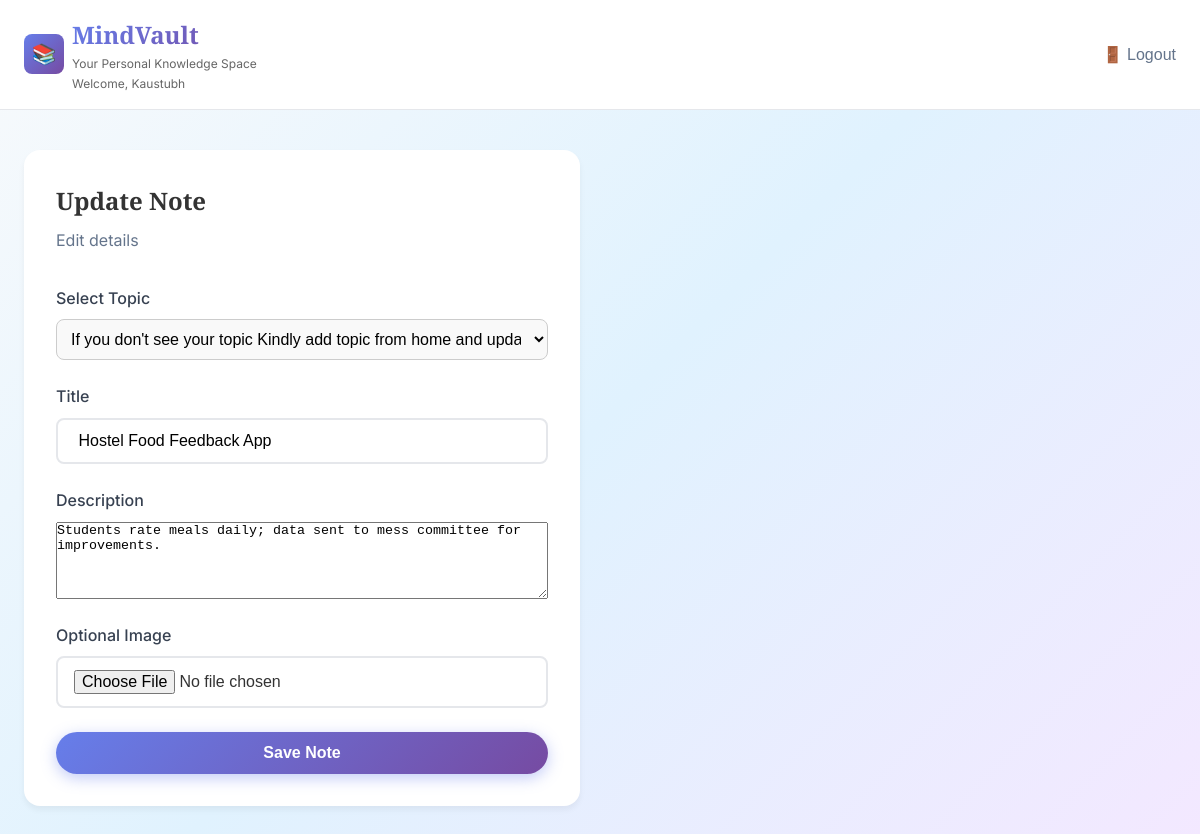
/update-entry/14/ (signed in), run on the app's committed database.
### Notes/models.py (models this page shows, shortened)
class Entry(models.Model):
    user = models.ForeignKey(User,  on_delete=models.SET_NULL,null=True,blank=True)
    topic = models.ForeignKey(Topic, on_delete=models.CASCADE, related_name='entries')
    title = models.CharField(max_length=200)
    description = models.TextField()
    image = models.ImageField(upload_to='entries/', blank=True, null=True)
    created_at = models.DateTimeField(auto_now_add=True)

### Notes/views.py (the view, shortened to what this page needs)
# urls.py: path('update-entry/<int:id>/' , update_entry , name = "update-entry"),
@login_required(login_url='/login/')
def update_entry(request, id):
    entry = get_object_or_404(Entry, id=id)
    if entry.user != request.user:
        return redirect('/MindVault/')
    context = {
        'mindvault': entry,
        'topics': Topic.objects.filter(user=request.user)
    }
    return render(request, 'update_entry.html', context)

### Notes/templates/update_entry.html (shortened to what this page needs)
{% extends "base.html" %}
{% block start %}
<header class="app-header">
    <div class="app-nav">
        <div class="logo">
            <div class="logo-icon">📚</div>
            <div class="logo-info">
                <span class="logo-text">MindVault</span>
                <span class="logo-subtitle">Your Personal Knowledge Space</span>
                <span class="logo-subtitle">Welcome, {{user.first_name}}</span>
            </div>
        </div>
        <form method="POST" action="{% url 'logout_page' %}">
            <button type="submit" class="logout-btn">🚪 Logout</button>
        </form>
    </div>
</header>
<div class="app-container">
    <div class="note-panel">
        <div class="panel-header">
            <h2>Update Note</h2>
            <p>Edit details</p>
        </div>
        <form method="POST" class="topic-form" enctype="multipart/form-data">
            <div class="form-group">
                <label for="selected_topic">Select Topic</label>
                <select name="selected_topic" id="selected_topic" class="styled-select" >
                    <option value="" disabled selected>If you don't see your topic Kindly add topic from home and update it</option>
                </select>
            </div>
            <div class="form-group">
                <label for="noteTitle">Title</label>
            <input type="text" name="title" id="noteTitle" value="{{ mindvault.title }}" required>
            </div>
            <div class="form-group">
                <label for="noteDescription">Description</label>
                <textarea name="description" id="noteDescription" rows="5" required>{{ mindvault.description }}</textarea>
            </div>
            <div class="form-group">
                <label for="image">Optional Image</label>
                <input type="file" name="image" id="image" accept="image/*">
            </div>
            <button type="submit" class="btn btn-primary">Save Note</button>
        </form>
    </div>
</div>
{% endblock %}

### Notes/static/styles.css (style rules this page uses)
* { margin: 0; padding: 0; box-sizing: border-box; }
body { font-family: 'Inter', sans-serif; line-height: 1.6; color: #333; background: linear-gradient(135deg, #f8fafc 0%, #e0f2fe 50%, #f3e8ff 100%); min-height: 100vh; }
.logo { display: flex; align-items: center; gap: 8px; }
.logo-icon { width: 40px; height: 40px; background: linear-gradient(135deg, #667eea 0%, #764ba2 100%); border-radius: 8px; display: flex; align-items: center; justify-content: center; font-size: 20px; }
.logo-text { font-family: 'Playfair Display', serif; font-size: 24px; font-weight: 700; background: linear-gradient(135deg, #667eea 0%, #764ba2 100%); -webkit-background-clip: text; -webkit-text-fill-color: transparent; background-clip: text; }
.logo-info { display: flex; flex-direction: column; }
.logo-subtitle { font-size: 12px; color: #666; font-weight: 400; }
.btn { display: inline-flex; align-items: center; justify-content: center; padding: 12px 32px; border-radius: 50px; font-weight: 600; text-decoration: none; border: none; cursor: pointer; transition: all 0.3s ease; font-size: 16px; }
.btn-primary { background: linear-gradient(135deg, #667eea 0%, #764ba2 100%); color: white; box-shadow: 0 4px 15px rgba(102, 126, 234, 0.4); }
.form-group { display: flex; flex-direction: column; gap: 8px; }
.form-group label { font-weight: 500; color: #374151; }
.app-header { background: white; border-bottom: 1px solid #e5e7eb; padding: 16px 0; }
.app-nav { max-width: 1200px; margin: 0 auto; padding: 0 24px; display: flex; align-items: center; justify-content: space-between; }
.logout-btn { background: none; border: none; color: #64748b; font-size: 16px; font-weight: 500; cursor: pointer; text-decoration: none; padding: 0; transition: color 0.3s ease, transform 0.2s ease; }
.app-container { max-width: 1200px; margin: 0 auto; padding: 40px 24px; display: grid; grid-template-columns: 1fr 1fr; gap: 40px; }
.topic-panel, .note-panel { background: white; border-radius: 16px; padding: 32px; box-shadow: 0 4px 6px rgba(0, 0, 0, 0.05); }
.panel-header { margin-bottom: 32px; }
.panel-header h2 { font-family: 'Playfair Display', serif; font-size: 24px; font-weight: 700; margin-bottom: 8px; }
.panel-header p { color: #64748b; }
.topic-form, .note-form { display: flex; flex-direction: column; gap: 24px; }
.topic-form input, .note-form input, .note-form textarea { width: 100%; padding: 12px 16px; border: 2px solid #e5e7eb; border-radius: 8px; font-size: 16px; transition: border-color 0.3s ease; }
.styled-select { padding: 10px; font-size: 16px; border: 1px solid #ccc; border-radius: 8px; width: 100%; background-color: #f9f9f9; }

### data on the page
Entry: title "Hostel Food Feedback App", description "Students rate meals daily; data sent to mess committee for improvements."

### other printed values
{{ user.first_name }} "Kaustubh"
